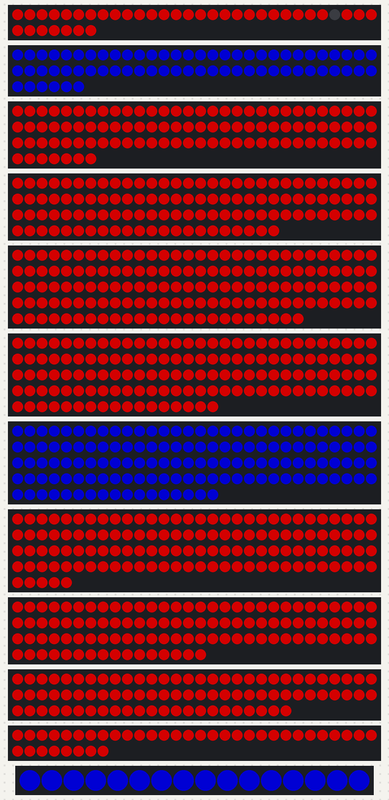
A sketch run on a simulated Arduino Mega 2560, built with avr-gcc and run on an emulated ATmega2560. Parts: 37 RGB LEDs in strip order, left to right, continuing on the next row, 66 RGB LEDs in strip order, left to right, continuing on the next row, 97 RGB LEDs in strip order, left to right, continuing on the next row, 112 RGB LEDs in strip order, left to right, continuing on the next row, 144 RGB LEDs in strip order, left to right, continuing on the next row, 2 × 137 RGB LEDs in strip order, left to right, continuing on the next row, 125 RGB LEDs in strip order, left to right, continuing on the next row, 106 RGB LEDs in strip order, left to right, continuing on the next row, 83 RGB LEDs in strip order, left to right, continuing on the next row, 38 RGB LEDs in strip order, left to right, continuing on the next row, 16 RGB LEDs in strip order, left to right. Dim RGB values are drawn brighter than linear.

Above: at 5.6 s.
At 8.9 s:
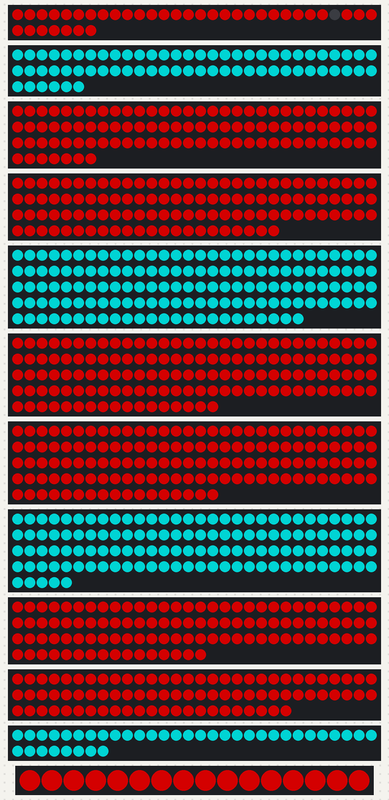
At 11.5 s:
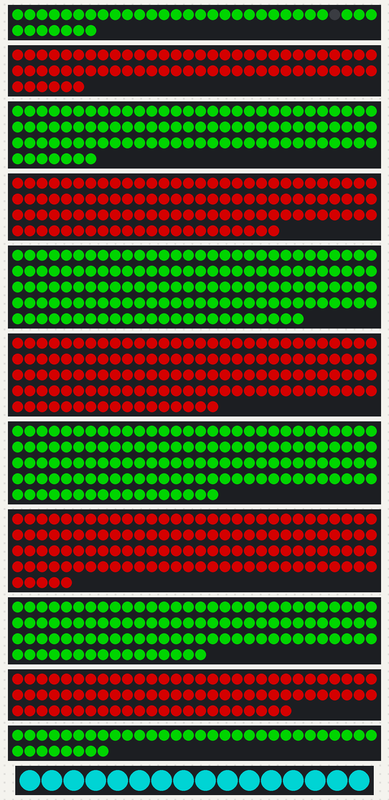
At 13.2 s:
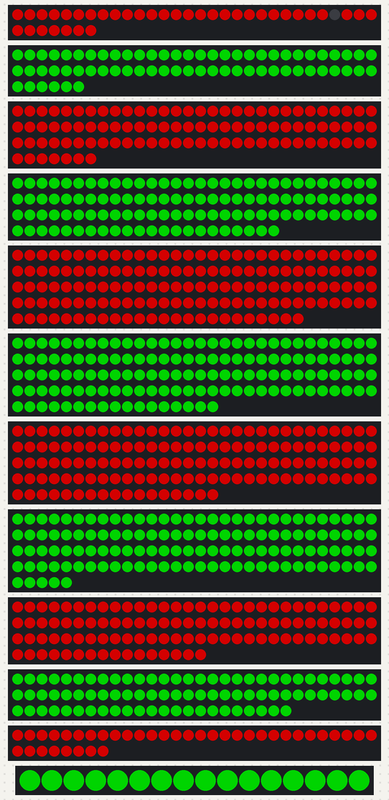
At 18.3 s:
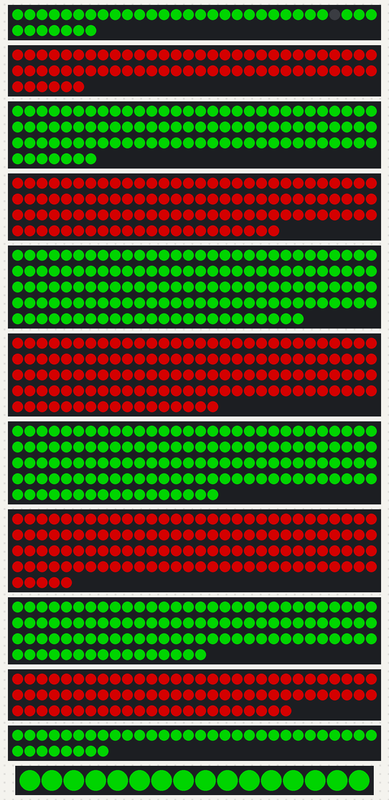
At 32.9 s:
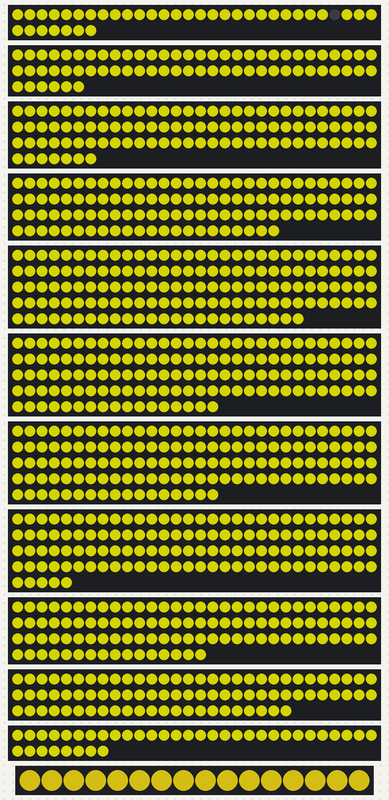

The sketch:

fadeQuick.ino
```cpp
#include <Adafruit_NeoPixel.h>
#ifdef __AVR__
  #include <avr/power.h>
#endif

Adafruit_NeoPixel layer0 = Adafruit_NeoPixel(37, 2);
Adafruit_NeoPixel layer1 = Adafruit_NeoPixel(66, 3);
Adafruit_NeoPixel layer2 = Adafruit_NeoPixel(97, 4);
Adafruit_NeoPixel layer3 = Adafruit_NeoPixel(112, 5);
Adafruit_NeoPixel layer4 = Adafruit_NeoPixel(144, 6);
Adafruit_NeoPixel layer5 = Adafruit_NeoPixel(137, 7);
Adafruit_NeoPixel layer6 = Adafruit_NeoPixel(137, 8);
Adafruit_NeoPixel layer7 = Adafruit_NeoPixel(125, 9);
Adafruit_NeoPixel layer8 = Adafruit_NeoPixel(106, 10);
Adafruit_NeoPixel layer9 = Adafruit_NeoPixel(83, 11);
Adafruit_NeoPixel layer10 = Adafruit_NeoPixel(38, 12);
Adafruit_NeoPixel layer11 = Adafruit_NeoPixel(16, 13);
Adafruit_NeoPixel c = Adafruit_NeoPixel(1,0);

float r1, r2, g1, g2, b1, b2;
float rSlope, gSlope, bSlope;
uint32_t curColor;

void setup()
{
  uint8_t  brightness = 128;

  layer0.begin();
  layer0.setBrightness(brightness);
  layer0.show();

  layer1.begin();
  layer1.setBrightness(brightness);
  layer1.show();

  layer2.begin();
  layer2.setBrightness(brightness);
  layer2.show();

  layer3.begin();
  layer3.setBrightness(brightness);
  layer3.show();

  layer4.begin();
  layer4.setBrightness(brightness);
  layer4.show();

  layer5.begin();
  layer5.setBrightness(brightness);
  layer5.show();

  layer6.begin();
  layer6.setBrightness(brightness);
  layer6.show();

  layer7.begin();
  layer7.setBrightness(brightness);
  layer7.show();

  layer8.begin();
  layer8.setBrightness(brightness);
  layer8.show();

  layer9.begin();
  layer9.setBrightness(brightness);
  layer9.show();

  layer10.begin();
  layer10.setBrightness(brightness);
  layer10.show();

  layer11.begin();
  layer11.setBrightness(brightness);
  layer11.show();

}

void loop() {
//
waveUp(11, 10, 0, c.Color(255, 0, 0), c.Color(0, 255, 0));
waveUp(11, 15, 0, layer0.Color(255, 0, 0), layer0.Color(0, 255, 0));
waveUp(5, 15, 0, layer0.Color(255, 0, 0), layer0.Color(0, 0, 255));
waveUp(3 , 15, 0, layer0.Color(255, 0, 0), layer0.Color(0, 255, 255));
waveUp(2, 20, 0, layer0.Color(255, 0, 0), layer0.Color(0, 255, 0));
waveUp(2, 20, 0, layer0.Color(255, 0, 0), layer0.Color(0, 255, 0));
waveUp(2, 20, 0, layer0.Color(255, 0, 0), layer0.Color(0, 255, 0));

singleColorFadeEx(10, c.Color(128, 255, 255));
curColor = c.Color(255, 0, 255);
singleColorFadeEx(10, c.Color(255, 255, 0));

//singleWaveUp(0x1F5B5D, 0xb8599b, c.Color(255,255,102));


}

void singleColorFadeEx(int fadeSteps, uint32_t eColor)
{

  calcComp(curColor, eColor);
  calcSlopes(fadeSteps);

  for (int l=0; l<=11; l++)
  {
    for (int m=0; m<=fadeSteps; m++)
    {
      assignColor(l, c.Color(r1+m*rSlope, g1+m*gSlope, b1+m*bSlope));
      showAll();
    }
  }


curColor = eColor;

}

void singleColorExpand(uint32_t eColor)
{
  for (int l=0; l<=11; l++)
  {
    assignColor(l, eColor);
    showAll();
    delay(20);
  }


}


void singleColorFadeCl(int fadeSteps, uint32_t eColor)
{
  calcComp(curColor, eColor);
  calcSlopes(fadeSteps);

  for (int l=11; l>=0; l--)
  {
    for (int m=0; m<=fadeSteps; m++)
    {
      assignColor(l, c.Color(r1+m*rSlope, g1+m*gSlope, b1+m*bSlope));
      showAll();
    }
  }

curColor = eColor;

}

void waveUp(int waves, int fadeSteps, uint32_t wait, uint32_t tColor1, uint32_t tColor2)
{
  calcComp(tColor1, tColor2);
  calcSlopes(fadeSteps);
  for (int j=0; j<waves; j++)
  {
    for (int m=0; m<=fadeSteps; m++)
    {
      for (int h=0; h<12; h=h+waves)
      {
        assignColor(h+j, c.Color(r1+m*rSlope, g1+m*gSlope, b1+m*bSlope));
        assignColor(h+j-1, c.Color(r2-m*rSlope, g2-m*gSlope, b2-m*bSlope));
        showLayer(h+j);
        showLayer(h+j-1);
//        delay(wait);
      }
    }
  }
}

void singleWaveUp(uint32_t bColor1, uint32_t bColor2, uint32_t wColor)
{
  int wCounter;

    for (int j=0; j<30; j++)
    {

      for (int h=0; h<11; h=h+3)
      {
         assignColor((h+j%3), bColor2);
      }

      assignColor(j, wColor);


      delay(50);
      showAll();

      for (int h=0; h<11; h=h+3) {
        assignColor(h+j%3, bColor1);
      }
    }
}

void waveUpFade(int waves, uint32_t backgroundColor, uint32_t waveColor1, uint32_t waveColor2)
{
  calcComp(waveColor1, waveColor2);
  calcSlopes(waves);

  for (int j=0; j<waves; j++)
  {

    for (int h=0; h<11; h=h+waves)
    {
      assignColor(h+j, c.Color(r1+rSlope*j, g1+gSlope*j, b1+bSlope*j));
    }


    delay(50);
    showAll();

    for (int h=0; h<11; h=h+waves) {
      assignColor(h+j, backgroundColor);
    }
  }
}


void waveDn(int waves, uint32_t tColor1, uint32_t tColor2)
{
  for (int j=waves; j>=0; j--)
  {

    for (int h=0; h<11; h=h+waves)
    {
      assignColor(h+j, tColor2);
    }

    delay(10);
    showAll();

    for (int h=0; h<11; h=h+waves) {
      assignColor(h+j, tColor1);
    }
  }

}

void assignColor(int layer, uint32_t displayColor)
{
  int i;

  switch(layer) {
    case 0:
      for(i=0; i<26; i++) {
        layer0.setPixelColor(i, displayColor);
      }
        for(i=27; i<37; i++) {
        layer0.setPixelColor(i, displayColor);
      }
      break;

    case 1:
      for(i=0; i<66; i++) {
        layer1.setPixelColor(i, displayColor);
      }
      break;

    case 2:
      for(i=0; i<97; i++) {
        layer2.setPixelColor(i, displayColor);
      }
      break;

    case 3:
      for(i=0; i<112; i++) {
        layer3.setPixelColor(i, displayColor);
      }
      break;

    case 4:
      for(i=0; i<144; i++) {
        layer4.setPixelColor(i, displayColor);
      }
      break;

    case 5:
      for(i=0; i<137; i++) {
        layer5.setPixelColor(i, displayColor);
      }
      break;

    case 6:
      for(i=0; i<137; i++) {
        layer6.setPixelColor(i, displayColor);
      }
      break;

    case 7:
      for(i=0; i<125; i++) {
        layer7.setPixelColor(i, displayColor);
      }
      break;

    case 8:
      for(i=0; i<106; i++) {
        layer8.setPixelColor(i, displayColor);
      }
      break;

    case 9:
      for(i=0; i<83; i++) {
        layer9.setPixelColor(i, displayColor);
      }
      break;

    case 10:
      for(i=0; i<38; i++) {
        layer10.setPixelColor(i, displayColor);
      }
      break;

    case 11:
      for(i=0; i<16; i++) {
        layer11.setPixelColor(i, displayColor);
      }
      break;

    default:
      break;
  }
}

void showLayer(int layer)
{
  switch(layer)
  {
    case 0:
    layer0.show();
    break;

   case 1:
    layer1.show();
    break;

   case 2:
    layer2.show();
    break;

   case 3:
    layer3.show();
    break;

   case 4:
    layer4.show();
    break;

   case 5:
    layer5.show();
    break;

   case 6:
    layer6.show();
    break;

   case 7:
    layer7.show();
    break;

   case 8:
    layer8.show();
    break;

   case 9:
    layer9.show();
    break;

   case 10:
    layer10.show();
    break;

   case 11:
    layer11.show();
    break;

    default:
    break;
  }

}

void showAll()
{
  layer0.show();
  layer1.show();
  layer2.show();
  layer3.show();
  layer4.show();
  layer5.show();
  layer6.show();
  layer7.show();
  layer8.show();
  layer9.show();
  layer10.show();
  layer11.show();
}

void calcComp(uint32_t ccColor1, uint32_t ccColor2)
{
  r1 = (ccColor1 & 0xff0000)/(0x10000);
  g1 = (ccColor1 & 0xff00)/(0x100);
  b1 = (ccColor1 & 0xff);

  r2 = (ccColor2 & 0xff0000)/(0x10000);
  g2 = (ccColor2 & 0xff00)/(0x100);
  b2 = (ccColor2 & 0xff);
}

void calcSlopes(int slopeSteps) {

  rSlope = (r2-r1)/slopeSteps;
  gSlope = (g2-g1)/slopeSteps;
  bSlope = (b2-b1)/slopeSteps;

}
```

Measured:
- what the display in image 1 shows lasts 2.5 s, from 8.9 s to 11.4 s
- what the display in image 2 shows lasts 1.7 s, from 11.4 s to 13.1 s
- what the display in image 5 shows lasts 5.6 s, from 32.8 s to 38.4 s
